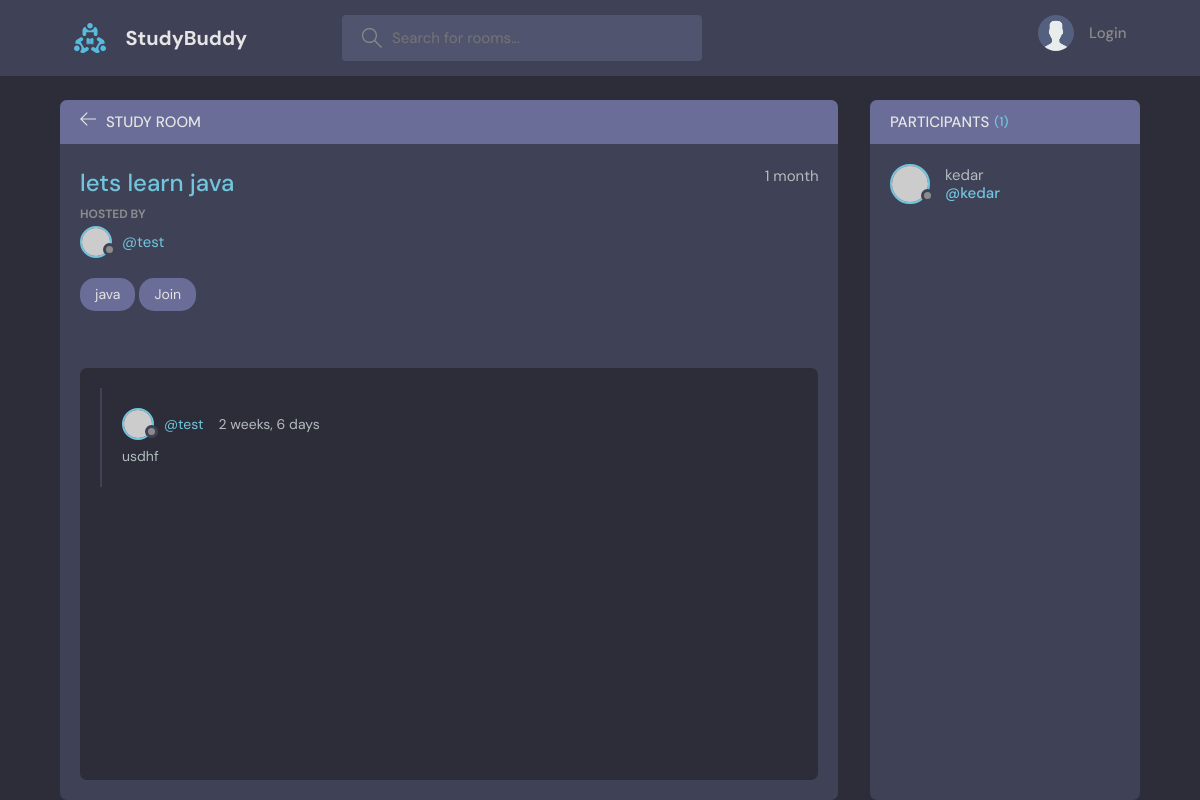
/room/24/, run on an earlier commit of the app's database.
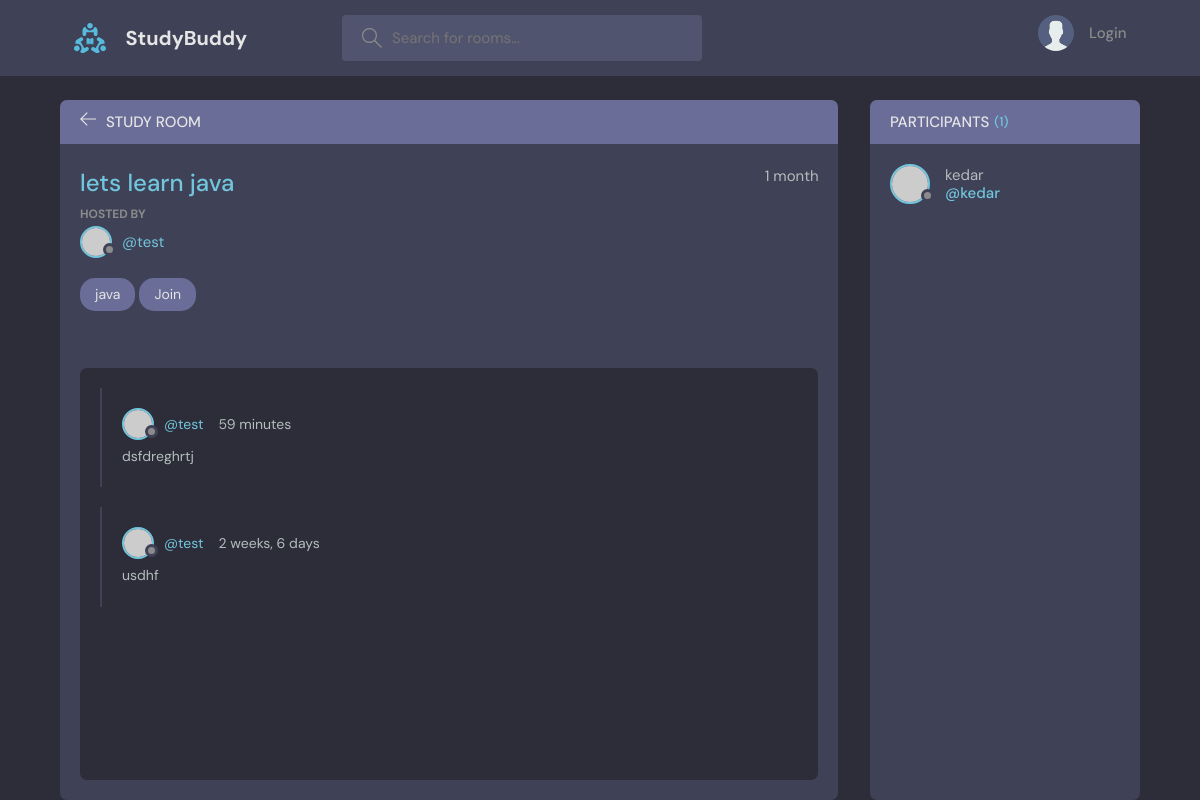
And on a later commit of the database.
### base/models.py (models this page shows, shortened)
class Message(models.Model):
    user = models.ForeignKey(User, on_delete=models.CASCADE)
    room = models.ForeignKey(Room,on_delete=models.CASCADE)
    body = models.TextField()
    updated = models.DateTimeField(auto_now=True)
    created = models.DateTimeField(auto_now_add=True)
    class Meta:
        ordering = ['-updated', '-created']

### base/views.py (the view, shortened to what this page needs)
# urls.py: path('room/<str:pk>/', views.room, name="room"),
def room(request, pk):
    room = Room.objects.get(id=pk)
    room_messages = room.message_set.all().order_by('-created')
    participants = room.participants.all()
    requesters = room.requesters.all()
    context = {'room': room, 'room_messages': room_messages,
                'participants': participants, 'requesters': requesters}
    return render(request, 'base/room.html', context)

### base/models.py (called while the page is built)
    def __str__(self):
        return self.name

### base/templates/base/room.html (shortened to what this page needs)
{% extends 'main.html' %}
{% block content %}
    <main class="profile-page layout layout--2">
      <div class="container">
        <div class="room">
          <div class="room__top">
            <div class="room__topLeft">
              <a href="{% url 'home' %}">
                <svg version="1.1" xmlns="http://www.w3.org/2000/svg" width="32" height="32" viewBox="0 0 32 32">
                  <title>arrow-left</title>
                  <path
                    d="M13.723 2.286l-13.723 13.714 13.719 13.714 1.616-1.611-10.96-10.96h27.625v-2.286h-27.625l10.965-10.965-1.616-1.607z"
                  ></path>
                </svg>
              </a>
              <h3>Study Room</h3>
            </div>
          </div>
          <div class="room__box scroll">
            <div class="room__header scroll">
              <div class="room__info">
                <h3>{{room.name}}</h3>
                <span>{{room.created|timesince}}</span>
              </div>
              <div class="room__hosted">
                <p>Hosted By</p>
                <a href="{% url 'user-profile' room.host.id %}" class="room__author">
                  <div class="avatar avatar--small">
                    <img src="https://randomuser.me/api/portraits/men/37.jpg" />
                  </div>
                  <span>@{{room.host.username}}</span>
                </a>
              </div>
              <span class="room__topics">{{room.topic}}</span>
              {% if request.user not in participants and request.user != room.host %}
              <a href="{% url 'join-request' room.id %}">
                <span class="room__topics">Join</span>
              </a>
              {% endif %}
            </div>
            <div class="room__conversation">
              <div class="threads scroll">
                {% for message in room_messages %}
                <div class="thread">
                  <div class="thread__top">
                    <div class="thread__author">
                      <a href="{% url 'user-profile' message.user.id %}" class="thread__authorInfo">
                        <div class="avatar avatar--small">
                          <img src="https://randomuser.me/api/portraits/men/37.jpg" />
                        </div>
                        <span>@{{message.user.username}}</span>
                      </a>
                      <span class="thread__date">{{message.created|timesince}}</span>
                    </div>
                  </div>
                  <div class="thread__details">
                    {{message.body}}
                  </div>
                </div>
                {% endfor %}
              </div>
            </div>
          </div>
          <div class="room__message">
          </div>
        </div>
        <div class="participants">
          <h3 class="participants__top">Participants <span>({{participants.count}})</span></h3>
          <div class="participants__list scroll accept">
            {% for user in participants %}
            <a href="{% url 'user-profile' user.id%}" class="participant">
              <div class="avatar avatar--medium">
                <img src="https://randomuser.me/api/portraits/men/37.jpg" />
              </div>
              <p>
                {{user.username}}
                <span>@{{user.username}}</span>
              </p>
            </a>
            {% endfor %}
          </div>
        </div>
      </div>
    </main>
{% endblock content %}

What changed in the data, as far as the page shows it:
added Message: user.username "test", created "59 minutes", body "dsfdreghrtj"
